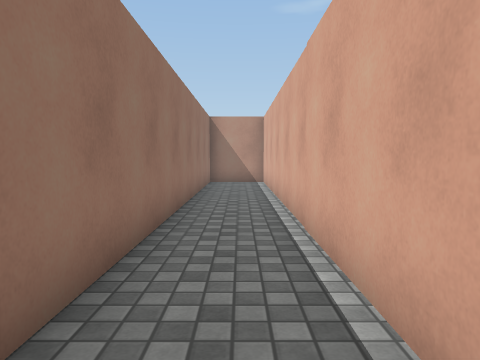
[1] (above)

20 first-person views from a walk through a 3-D level made in the Unity game engine. The camera is 1.2 m above the floor, tilts 4° down and sees 70° across. The floor is counted in squares, 1 m on a side. Each view is taken from the middle of a square. On the plan, view 1 faces up. The plan holds only what a view shows up to about 14 squares ahead; the rest is blank. The place goes on beyond the plan. The player character is not drawn. Surface patterns are stand-ins for the level's own textures.

[2]
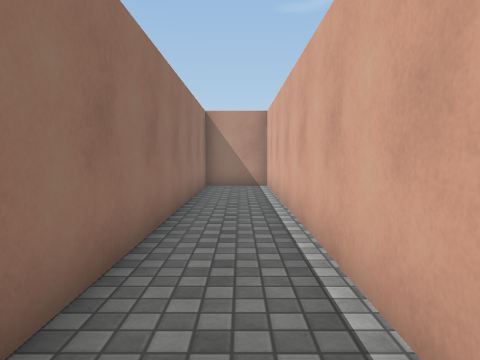

[3]
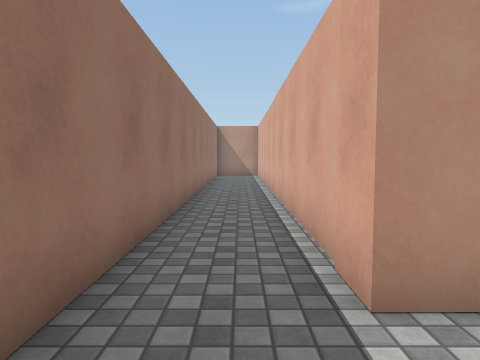

[4]
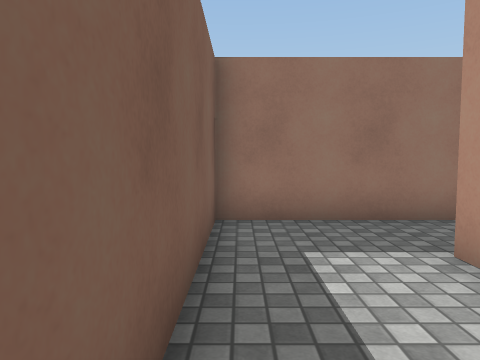

[5]
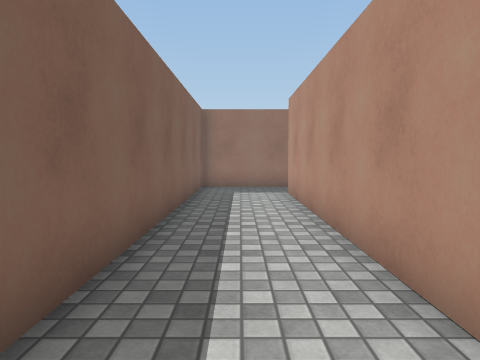

[6]
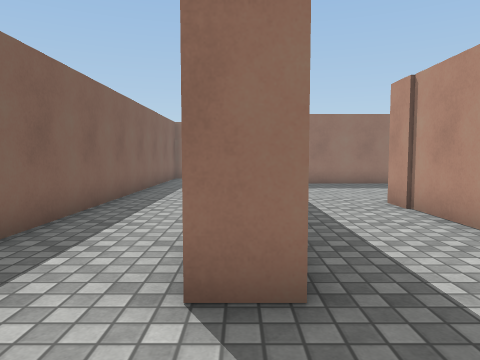

[7]
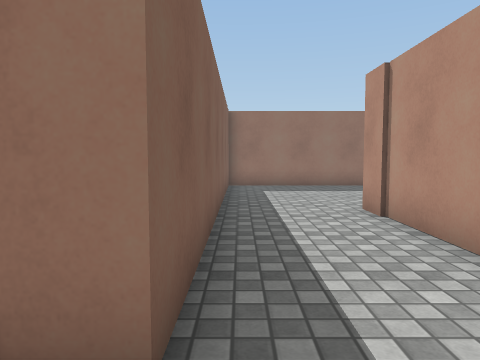

[8]
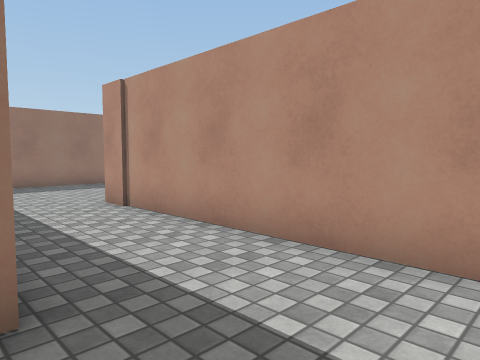

[9]
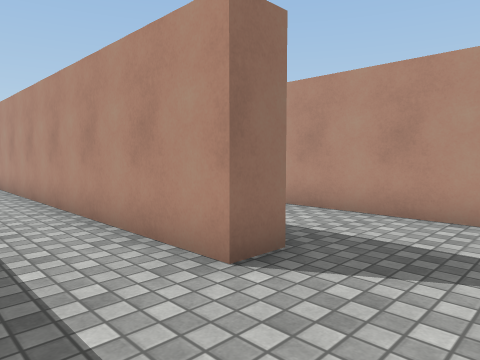

[10]
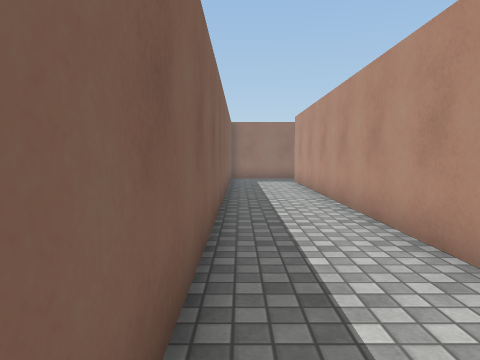

[11]
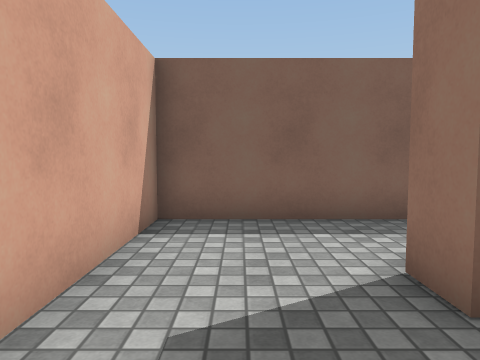

[12]
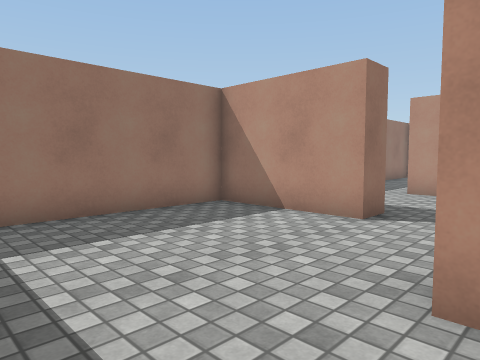

[13]
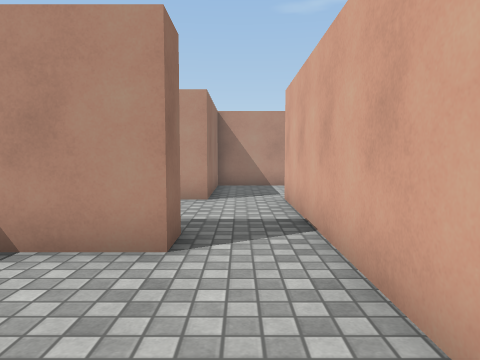

[14]
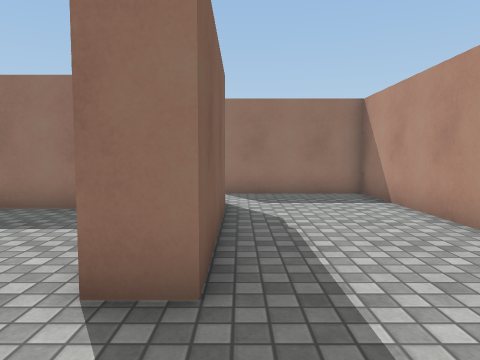

[15]
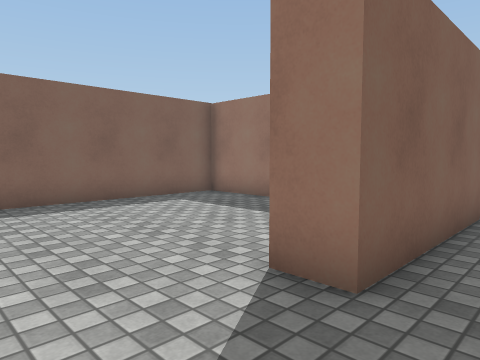

[16]
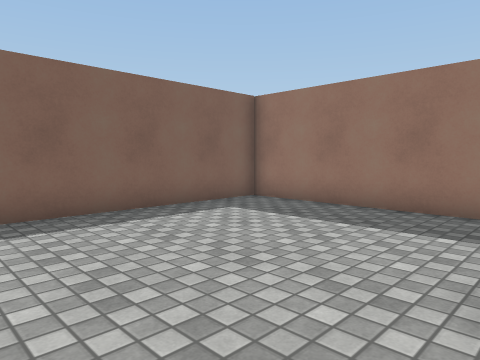

[17]
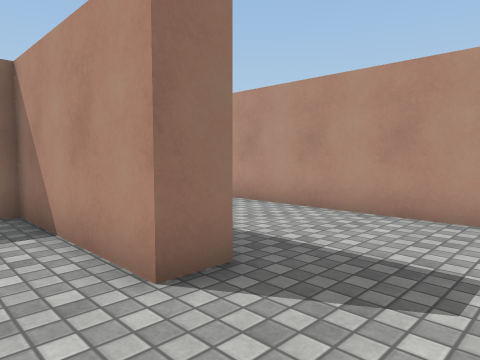

[18]
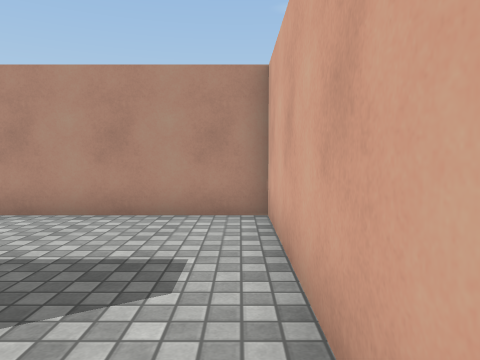

[19]
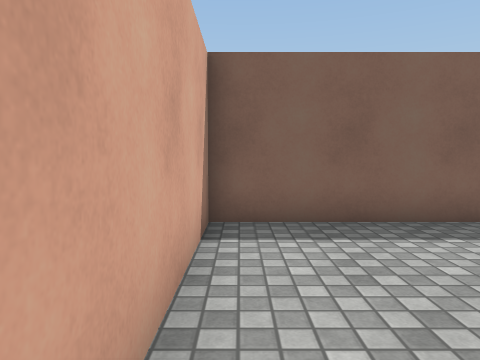

[20]
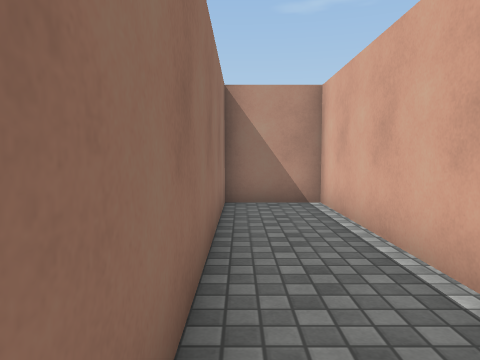

### Floor plan
Points are (right, up) in squares from view 1. A wall is a line through its corners. A room is listed if a view was taken in it or the views show most of it. See-through windows are left out.
Room 1 (views 1, 2, 3, 4, 5, 6, 7, 8, 9, 10, 11, 12, 13, 20)
walls: (8.3, 2.6) (8.3, 4.6); (2.6, -1.5) (14.3, -1.5) (14.3, -2.5) (1.1, -2.5) (1.1, 15.8) (-1.4, 15.8) (-1.4, -5.5) (17.6, -5.5) (17.6, -1.1); (6.1, 5.2) (2.1, 5.2) (2.1, -1.5); (16.4, 1.9) (8.3, 1.9)
ways out: opening at (7, 5.5)
Room 2 (views 14, 15, 16, 17, 18, 19)
walls: (9.4, 10.7) (14.3, 10.7) (14.3, 9.7) (9.2, 9.7) (9.2, 2.9) (17.6, 2.9) (17.6, 14.9) (6.1, 14.9) (6.1, 10.4)
ways out: opening at (7, 11)

Where each view was taken, in squares from view 1:
view 1: 0 up, 0 right, facing up
view 2: 2 up, 0 right, facing up
view 3: 5 down, 0 right, facing up
view 4: 5 down, 5 right, facing left
view 5: 4 down, 12 right, facing left
view 6: 2 down, 17 right, facing left
view 7: 1 down, 16 right, facing left
view 8: 2 down, 17 right, facing up-left
view 9: 5 down, 17 right, facing up-left
view 10: 5 down, 17 right, facing left
view 11: 1 up, 16 right, facing down
view 12: 1 down, 9 right, facing up-left
view 13: 1 up, 7 right, facing up
view 14: 11 up, 17 right, facing left
view 15: 12 up, 17 right, facing down-left
view 16: 10 up, 17 right, facing down-left
view 17: 8 up, 17 right, facing up-left
view 18: 8 up, 17 right, facing up
view 19: 9 up, 17 right, facing down
view 20: 7 up, 1 left, facing up
